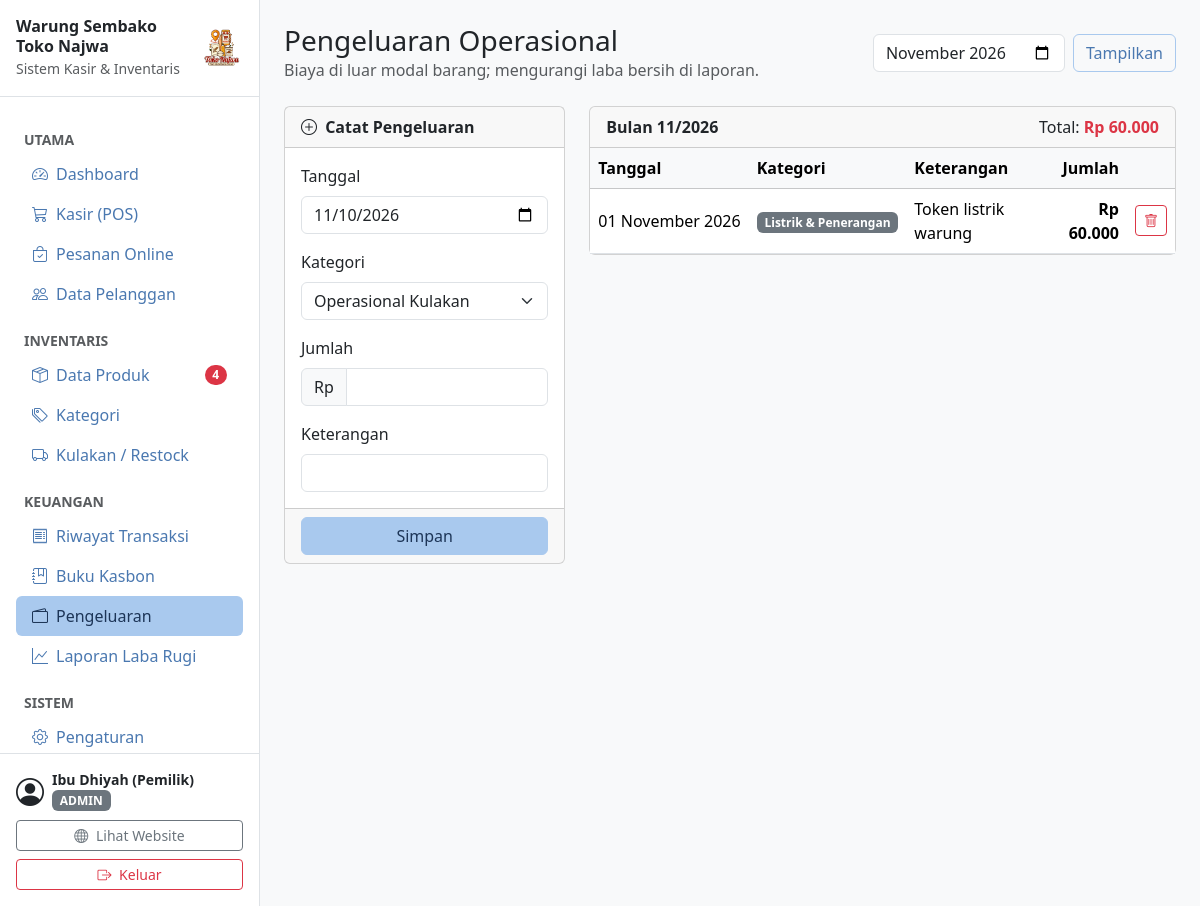
The app's page /admin/pengeluaran.php (signed in) with its own data.
### tables this page shows
CREATE TABLE pengaturan (
    id                INT AUTO_INCREMENT PRIMARY KEY,
    nama_toko         VARCHAR(100) NOT NULL,
    pemilik           VARCHAR(100) NOT NULL,
    telepon           VARCHAR(30)  NOT NULL,
    alamat            TEXT NOT NULL,
    teks_footer_struk TEXT NULL,
    qris_image        VARCHAR(255) NULL                  
);

CREATE TABLE pengeluaran (
    id                   INT AUTO_INCREMENT PRIMARY KEY,
    tanggal              DATE NOT NULL,
    kategori_pengeluaran VARCHAR(100) NOT NULL,
    jumlah               DECIMAL(12,0) NOT NULL,
    keterangan           TEXT NULL
);

### config/database.php (called while the page is built, shortened)
<?php
function db(): mysqli
{
    static $koneksi = null;
    if ($koneksi === null) {
        try {
            $koneksi = new mysqli(DB_HOST, DB_USER, DB_PASS, DB_NAME);
        } catch (mysqli_sql_exception $e) {
            http_response_code(500);
            exit('Koneksi database gagal. Pastikan MySQL menyala dan database sudah diimpor '
                . '(lihat langkah instalasi di README.md).');
        }
        $koneksi->set_charset('utf8mb4');
    }
    return $koneksi;
}

### includes/auth.php (called while the page is built, shortened)
<?php
function user_login(): ?array
{
    return $_SESSION['user'] ?? null;
}

### admin/pengeluaran.php (the view, shortened to what this page needs)
<?php
$bulan = preg_match('/^\d{4}-\d{2}$/', get('bulan')) ? get('bulan') : date('Y-m');
$daftar_pengeluaran = ambil_semua(
    "SELECT * FROM pengeluaran WHERE DATE_FORMAT(tanggal, '%Y-%m') = ? ORDER BY tanggal DESC, id DESC",
    's', [$bulan]
);
$total = array_sum(array_column($daftar_pengeluaran, 'jumlah'));
$menu_aktif    = 'pengeluaran';
include __DIR__ . '/../includes/layout/admin_top.php';
?>
<div class="d-flex flex-wrap justify-content-between align-items-center gap-2 mb-4">
    <div>
        <h1 class="h3 mb-0">Pengeluaran Operasional</h1>
        <p class="text-body-secondary mb-0">Biaya di luar modal barang; mengurangi laba bersih di laporan.</p>
    </div>
    <form method="get" class="d-flex gap-2">
        <input type="month" name="bulan" class="form-control" value="<?= e($bulan) ?>">
        <button class="btn btn-outline-primary" type="submit">Tampilkan</button>
    </form>
</div>
<div class="row g-4">
    <div class="col-lg-4">
        <form method="post" class="card">
            <div class="card-header fw-semibold"><i class="bi bi-plus-circle me-1"></i> Catat Pengeluaran</div>
            <div class="card-body">
                <div class="mb-3"><label class="form-label" for="tgl">Tanggal</label>
                    <input type="date" name="tanggal" id="tgl" class="form-control" value="<?= date('Y-m-d') ?>" required></div>
                <div class="mb-3"><label class="form-label" for="kat">Kategori</label>
                    <select name="kategori_pengeluaran" id="kat" class="form-select">
                        <?php foreach (KATEGORI_PENGELUARAN as $k): ?><option><?= e($k) ?></option><?php endforeach; ?>
                    </select></div>
                <div class="mb-3"><label class="form-label" for="jml">Jumlah</label>
                    <div class="input-group"><span class="input-group-text">Rp</span>
                        <input type="number" name="jumlah" id="jml" class="form-control" min="1" required></div></div>
                <div><label class="form-label" for="ket">Keterangan</label>
                    <input type="text" name="keterangan" id="ket" class="form-control"></div>
            </div>
            <div class="card-footer"><button type="submit" class="btn btn-primary w-100">Simpan</button></div>
        </form>
    </div>
    <div class="col-lg-8">
        <div class="card">
            <div class="card-header d-flex justify-content-between">
                <span class="fw-semibold">Bulan <?= e(date('m/Y', strtotime($bulan . '-01'))) ?></span>
                <span>Total: <strong class="text-danger"><?= rupiah($total) ?></strong></span>
            </div>
            <div class="table-responsive">
                <table class="table table-hover align-middle mb-0">
                    <thead class="table-light"><tr><th>Tanggal</th><th>Kategori</th><th>Keterangan</th><th class="text-end">Jumlah</th><th></th></tr></thead>
                    <tbody>
                        <?php foreach ($daftar_pengeluaran as $p): ?>
                            <tr>
                                <td class="text-nowrap"><?= tanggal_indo($p['tanggal']) ?></td>
                                <td><span class="badge text-bg-secondary"><?= e($p['kategori_pengeluaran']) ?></span></td>
                                <td><?= e($p['keterangan']) ?></td>
                                <td class="text-end fw-semibold"><?= rupiah($p['jumlah']) ?></td>
                                <td class="text-end">
                                    <form method="post" data-konfirmasi="Hapus catatan pengeluaran ini?">
                                        <button type="submit" class="btn btn-sm btn-outline-danger" title="Hapus"><i class="bi bi-trash"></i></button>
                                    </form>
                                </td>
                            </tr>
                        <?php endforeach; ?>
                    </tbody>
                </table>
            </div>
        </div>
    </div>
</div>
<?php include __DIR__ . '/../includes/layout/admin_bottom.php'; ?>

### includes/layout/sidebar.php (shortened to what this page needs)
<?php
$daftar_menu = [
    'Utama' => [
        ['dashboard',   'index.php',       'bi-speedometer2',    'Dashboard',        false],
        ['pos',         'pos.php',         'bi-cart3',           'Kasir (POS)',      false],
        ['pesanan',     'pesanan.php',     'bi-bag-check',       'Pesanan Online',   false],
        ['pelanggan',   'pelanggan.php',   'bi-people',          'Data Pelanggan',   false],
    ],
    'Inventaris' => [
        ['produk',      'produk.php',      'bi-box-seam',        'Data Produk',      false],
        ['kategori',    'kategori.php',    'bi-tags',            'Kategori',         false],
        ['restock',     'restock.php',     'bi-truck',           'Kulakan / Restock', false],
    ],
    'Keuangan' => [
        ['transaksi',   'transaksi.php',   'bi-receipt',         'Riwayat Transaksi', false],
        ['piutang',     'piutang.php',     'bi-journal-bookmark', 'Buku Kasbon',     false],
        ['pengeluaran', 'pengeluaran.php', 'bi-wallet2',         'Pengeluaran',      false],
        ['laporan',     'laporan.php',     'bi-graph-up',        'Laporan Laba Rugi', false],
    ],
    'Sistem' => [
        ['pengaturan',  'pengaturan.php',  'bi-gear',            'Pengaturan',       true],
    ],
];
$toko = pengaturan_toko();
$user = user_login();
$jumlah_peringatan = (int) ambil_nilai(
    "SELECT COUNT(*) FROM produk
     WHERE stok <= min_stok
        OR (tgl_kadaluarsa IS NOT NULL AND tgl_kadaluarsa <= DATE_ADD(CURDATE(), INTERVAL 30 DAY))"
);
?>
<div class="d-flex align-items-center p-3 border-bottom">
    <div class="me-auto">
        <div class="fw-bold lh-sm"><?= e($toko['nama_toko']) ?></div>
        <small class="text-body-secondary">Sistem Kasir &amp; Inventaris</small>
    </div>
    <?= logo(44, 'ms-2') ?>
</div>
<nav class="flex-grow-1 overflow-y-auto p-3">
    <?php foreach ($daftar_menu as $judul_grup => $menu_grup): ?>
        <div class="text-body-secondary text-uppercase small fw-semibold mt-3 mb-1 px-2"><?= e($judul_grup) ?></div>
        <ul class="nav nav-pills flex-column">
            <?php foreach ($menu_grup as [$kode, $file, $ikon, $label, $khusus_admin]): ?>
                <li class="nav-item">
                    <a href="<?= url('admin/' . $file) ?>"
                       class="nav-link d-flex align-items-center <?= ($menu_aktif ?? '') === $kode ? 'active' : '' ?>">
                        <i class="bi <?= $ikon ?> me-2"></i>
                        <span class="me-auto"><?= e($label) ?></span>
                        <?php if ($kode === 'produk' && $jumlah_peringatan > 0): ?>
                            <span class="badge text-bg-danger rounded-pill"><?= $jumlah_peringatan ?></span>
                        <?php endif; ?>
                    </a>
                </li>
            <?php endforeach; ?>
        </ul>
    <?php endforeach; ?>
</nav>
<div class="p-3 border-top">
    <div class="d-flex align-items-center mb-2">
        <i class="bi bi-person-circle fs-3 me-2"></i>
        <div class="lh-sm">
            <div class="fw-semibold small"><?= e($user['nama']) ?></div>
            <span class="badge text-bg-secondary text-uppercase"><?= e($user['role']) ?></span>
        </div>
    </div>
    <div class="d-grid gap-2">
        <a href="<?= url('index.php') ?>" target="_blank" class="btn btn-outline-secondary btn-sm">
            <i class="bi bi-globe me-1"></i> Lihat Website
        </a>
        <a href="<?= url('logout.php') ?>" class="btn btn-outline-danger btn-sm">
            <i class="bi bi-box-arrow-right me-1"></i> Keluar
        </a>
    </div>
</div>

### assets/css/app.css (style rules this page uses)
:root { --pastel-biru: #a9c9ee; --pastel-biru-hover: #95bbe8; --pastel-biru-aktif: #86b0e3; --pastel-biru-muda: #e3eefb; --biru-teks: #4a78b0; --biru-tua: #1d3557; --bs-primary: var(--biru-teks); --bs-primary-rgb: 74, 120, 176; --bs-primary-bg-subtle: var(--pastel-biru-muda); --bs-primary-border-subtle: var(--pastel-biru); --bs-primary-text-emphasis: #2c4a73; --bs-link-color: var(--biru-teks); --bs-link-color-rgb: 74, 120, 176; --bs-link-hover-color: #365d8d; --bs-link-hover-color-rgb: 54, 93, 141; }
.btn-primary { --bs-btn-color: var(--biru-tua); --bs-btn-bg: var(--pastel-biru); --bs-btn-border-color: var(--pastel-biru); --bs-btn-hover-color: var(--biru-tua); --bs-btn-hover-bg: var(--pastel-biru-hover); --bs-btn-hover-border-color: var(--pastel-biru-hover); --bs-btn-active-color: var(--biru-tua); --bs-btn-active-bg: var(--pastel-biru-aktif); --bs-btn-active-border-color: var(--pastel-biru-aktif); --bs-btn-disabled-color: var(--biru-tua); --bs-btn-disabled-bg: var(--pastel-biru); --bs-btn-disabled-border-color: var(--pastel-biru); --bs-btn-focus-shadow-rgb: 169, 201, 238; }
.btn-outline-primary { --bs-btn-color: var(--biru-teks); --bs-btn-border-color: var(--pastel-biru); --bs-btn-hover-color: var(--biru-tua); --bs-btn-hover-bg: var(--pastel-biru); --bs-btn-hover-border-color: var(--pastel-biru); --bs-btn-active-color: var(--biru-tua); --bs-btn-active-bg: var(--pastel-biru-hover); --bs-btn-active-border-color: var(--pastel-biru-hover); --bs-btn-disabled-color: var(--biru-teks); --bs-btn-disabled-border-color: var(--pastel-biru); --bs-btn-focus-shadow-rgb: 169, 201, 238; }
.nav-pills { --bs-nav-pills-link-active-color: var(--biru-tua); --bs-nav-pills-link-active-bg: var(--pastel-biru); }

### records on screen
pengaturan: nama_toko "Warung Sembako Toko Najwa"
pengeluaran: tanggal "01 November 2026", kategori_pengeluaran "Listrik & Penerangan", keterangan "Token listrik warung", jumlah "Rp 60.000"

### other values on screen
$judul_grup "UTAMA"
$label "Dashboard"
$label "Kasir (POS)"
$label "Pesanan Online"
$label "Data Pelanggan"
$judul_grup "INVENTARIS"
$label "Data Produk"
$jumlah_peringatan "4"
$label "Kategori"
$label "Kulakan / Restock"
$judul_grup "KEUANGAN"
$label "Riwayat Transaksi"
$label "Buku Kasbon"
$label "Pengeluaran"
$label "Laporan Laba Rugi"
